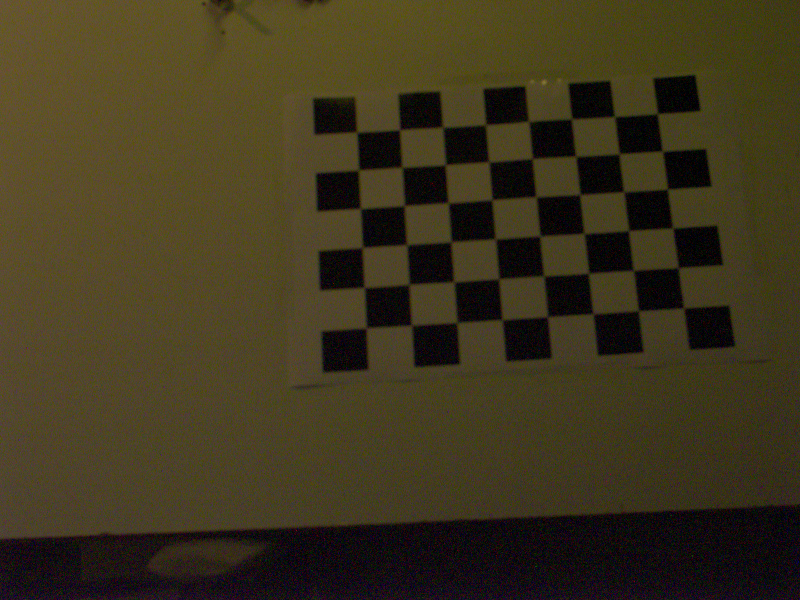
#> input picture demos/calibration/captures_real/visible/25-03-05_10-55-12_813_tcam_1741168512813229056.png, 1600 x 1200 px (shown at 1/2 size); its folder holds only this picture in this run
$ python perform_camera_calibration.py
#> lines starting #> are read from the running program, lines starting #| are printed output that depends on the picture; after the words box and inside, x2 and y2 are one past the last pixel; in counts of white or black regions, pixels touching at a corner belong together
#!/usr/bin/env python
# encoding: utf-8
"""
// Example program using OpenCV library
//      python >3.7 - OpenCV 4.5
// @file	e8.py
// @author Luis M. Jimenez
   Modified: Arturo Gil, January 2024
// @date 2022, 2023
//
// @brief Course: Computer Vision (1782)
// Dept. of Systems Engineering and Automation
// Automation, Robotics and Computer Vision Lab (ARVC)
// http://arvc.umh.es
// University Miguel Hernandez
//
// @note Description:
//	- This example captures images from a camera, shows them in a window and...
//  - Enables a handler for mouse events
//  - Saves window image on leftmouse+Shift click
//  - Saves window image on Space bar or F5 keystroke
//  - Calibrate camera
//  - Save calibration data to JSON
//
"""
# Import libraries
import cv2 as cv
import numpy as np
import os
import json

NO_DISTORTION = False
# Calibrate camera with stored image files (calibration pattern)
# Calibration pattern inner corners (cols Y-axis, rows X-axis)
patternSize = (6, 8)
# CAUTION: this is not the standard size. Please, bear in mind that the pattern may be resized when included in Coppelia
squareSize = 40.0       # square pattern side in mm

# 3D object points coordinates (x,y,z)
objp3D = np.zeros((patternSize[1], patternSize[0], 3), np.float32)
for x in range(patternSize[1]):
    for y in range(patternSize[0]):
        objp3D[x, y] = (x*squareSize, y*squareSize, 0)

objp3D = objp3D.reshape(-1, 3)   #  transform in a  row vector of (x,y,z) tuples

objpoints = []      # 3D point in real world space
imgpoints = []      # 2D points in image plane
num_patterns = 0    # number of detected patterns. We need at lest 3

# reading directory files
prefix = '25-03-05_'
directory = './captures_real/visible/'
valid_extension = ('jpg', 'jpeg', 'png', 'tiff', 'tif', 'bmp', 'pgm')
directoryList = sorted(os.listdir(directory))
n_images = len(directoryList)
i = 0
for file in directoryList:
    # Filter non image files
    if not file.startswith(prefix) or not file.endswith(valid_extension):
        continue

    print(f"Processing image file: {directory + file}")
    print("File", i, "out of", n_images)
    i += 1
    image = cv.imread(directory + file)
#> image is the input picture: shape (1200, 1600, 3); mean B, G, R 29.6, 53.6, 61.8
    gray_image = cv.cvtColor(image, cv.COLOR_BGR2GRAY)  # transforms to gray level
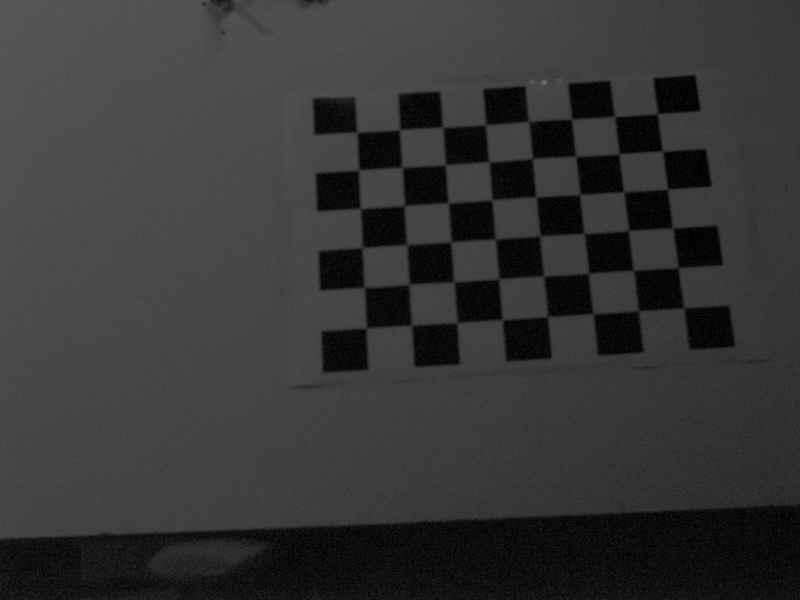
#> gray_image: shape (1200, 1600) (shown at 1/2 size); min 0, max 115, mean 53.3

    cv.imshow('tt', gray_image)
    # cv.waitKey(0)

    # Calibration pattern inner corners (cols Y-axis, rows X-axis)
    patternWasFound, corners = cv.findChessboardCorners(gray_image, patternSize)
#> patternWasFound = True; corners = 48 rows, first 8: [1316, 228.5], [1325, 303.5], [1335.6, 378.1], [1346.5, 456], [1356.8, 535.3], [1368.5, 616.5], [1231, 232], [1237.5, 306.5]

    if patternWasFound:
        num_patterns += 1
        # Iterative algorithm termination criteria
        termCriteria = (cv.TERM_CRITERIA_EPS + cv.TERM_CRITERIA_MAX_ITER, 30, 0.001)
        corners = cv.cornerSubPix(gray_image, corners, winSize=(11, 11), zeroZone=(-1, -1), criteria=termCriteria)
#> corners = 48 rows, first 8: [1315.4, 228.1], [1325.4, 302.6], [1335.3, 378.4], [1345.8, 456.4], [1356.6, 535.9], [1367.8, 616], [1229.3, 233.4], [1239.4, 307.9]

        # add points to image/3Dobjet lists
        objpoints.append(objp3D)
        imgpoints.append(corners)

        # Draw and display the corners
        cv.drawChessboardCorners(image, patternSize, corners, patternWasFound)
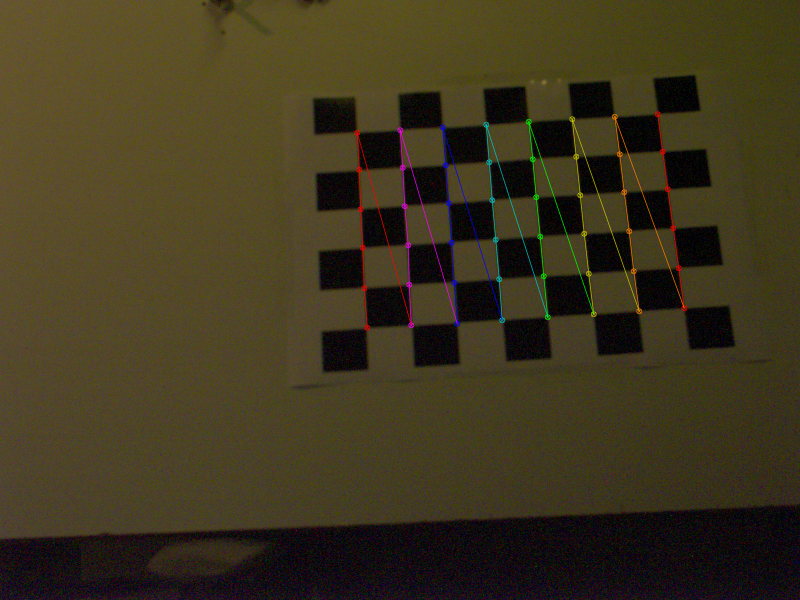
#> image: shape (1200, 1600, 3) (shown at 1/2 size); 1.12% of pixels changed, all inside (x1, y1, x2, y2) = (708, 222, 1375, 662)

        cv.imshow('WINDOW_CAMERA', image)     # Display the resulting frame
        # key = cv.waitKey(1000)              # update image and wait 1 second
        key = cv.waitKey(10)  # update image and wait 1 second
#> (key Esc is pressed here)

# end for file in  os.listdir("."):

if num_patterns >= 3:
    print("")# imageSize:  (cols, rows)
    termCriteria = (cv.TERM_CRITERIA_EPS + cv.TERM_CRITERIA_MAX_ITER, 30, 0.001)
    cameraMatrix = np.array([])
    if NO_DISTORTION:
        distCoeffs = np.array([0.0, 0.0, 0.0, 0.0, 0.0])
        flags = cv.CALIB_FIX_K1+cv.CALIB_FIX_K2 + \
            cv.CALIB_FIX_K3 + cv.CALIB_FIX_K4 + \
            cv.CALIB_FIX_K5 + cv.CALIB_FIX_K6
        rms, cameraMatrix, distCoeffs, rvecs, tvecs = cv.calibrateCamera(objpoints, imgpoints,
                                                                     imageSize=gray_image.shape[::-1],
                                                                     cameraMatrix=None,
                                                                     distCoeffs=distCoeffs,
                                                                     flags= flags,
                                                                     criteria=termCriteria)
    else:
        rms, cameraMatrix, distCoeffs, rvecs, tvecs = cv.calibrateCamera(objpoints, imgpoints,
                                                                        imageSize=gray_image.shape[::-1],
                                                                        cameraMatrix=None,
                                                                        distCoeffs=None,
                                                                        flags=0,
                                                                        criteria=termCriteria)
    print(f"RMS reprojection error: {rms}")

    # store calibration data in a JSON file
    with open('camera_calib.json', 'w') as file:
        json.dump({'camera_matrix': cameraMatrix.tolist(),
                   'distortion_coefficients': distCoeffs.tolist()}, file)

    # Reading calibration data from file
    try:
        with open('camera_calib.json') as file:
            data = json.load(file)

        camera_matrix = np.array(data['camera_matrix'])
        distortion_coefficients = np.array(data['distortion_coefficients'])

        print('Camera matrix:', camera_matrix)
        print('distortion_coefficients:', distortion_coefficients)

    except:
        print("File not valid")

$ run again, on demos/calibration/captures_real/visible/25-03-05_10-55-16_313_tcam_1741168516313312512.png
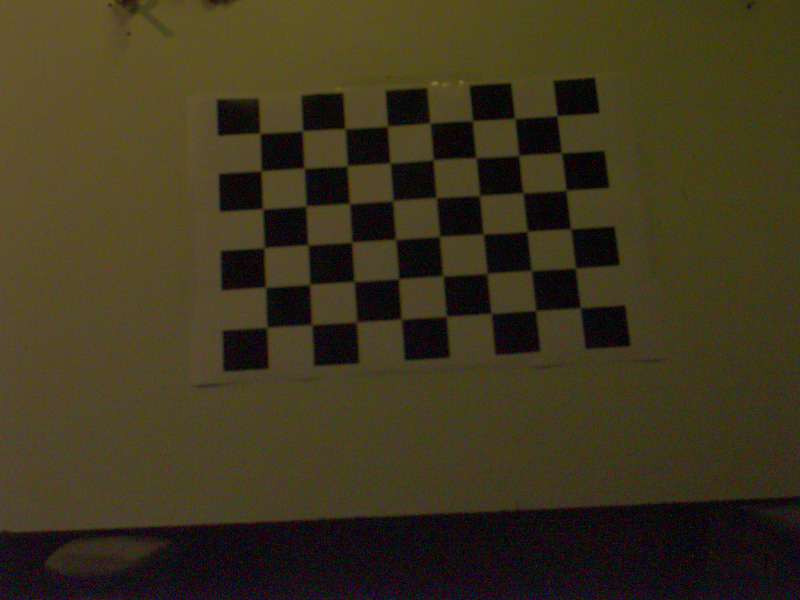
#> input picture demos/calibration/captures_real/visible/25-03-05_10-55-16_313_tcam_1741168516313312512.png, 1600 x 1200 px (shown at 1/2 size)
#> image is the input picture: shape (1200, 1600, 3); mean B, G, R 29.2, 52.9, 60.8
#> `gray_image = cv.cvtColor(image, cv.COLOR_BGR2GRAY)`:
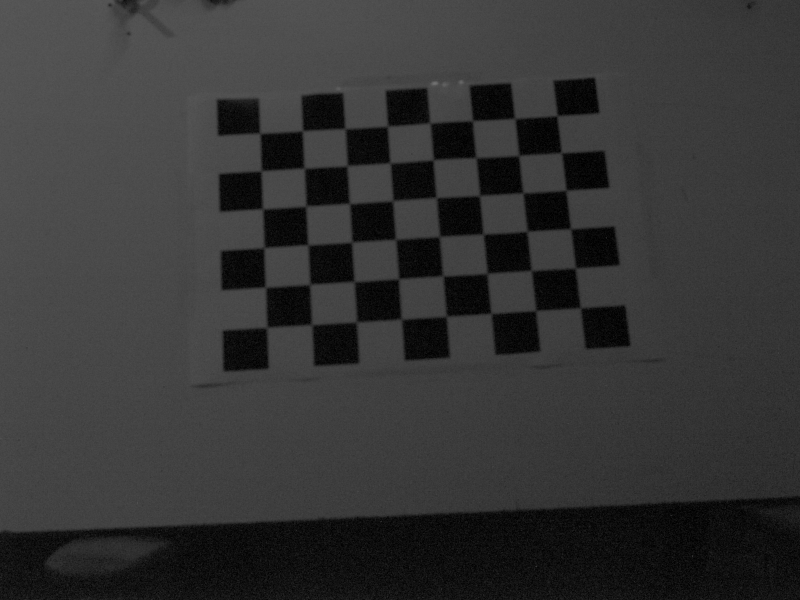
#> gray_image: shape (1200, 1600) (shown at 1/2 size); min 0, max 114, mean 52.5
#> `patternWasFound, corners = cv.findChessboardCorners(gray_image, patter..`: patternWasFound = True; corners = 48 rows, first 8: [1113.5, 233.4], [1123, 306.5], [1133, 381.5], [1141.8, 460.4], [1152.8, 534.9], [1158.9, 613.5], [1029.5, 237.5], [1038, 311.5]
#> `corners = cv.cornerSubPix(gray_image, corners, winSize=(11, 11), zeroZ..`: corners = 48 rows, first 8: [1114.3, 231.8], [1122.6, 305.7], [1132.1, 381.2], [1142.1, 458.6], [1151.1, 536.4], [1161.1, 616.7], [1030.5, 238.1], [1038.4, 311.5]
#> `cv.drawChessboardCorners(image, patternSize, corners, patternWasFound)`:
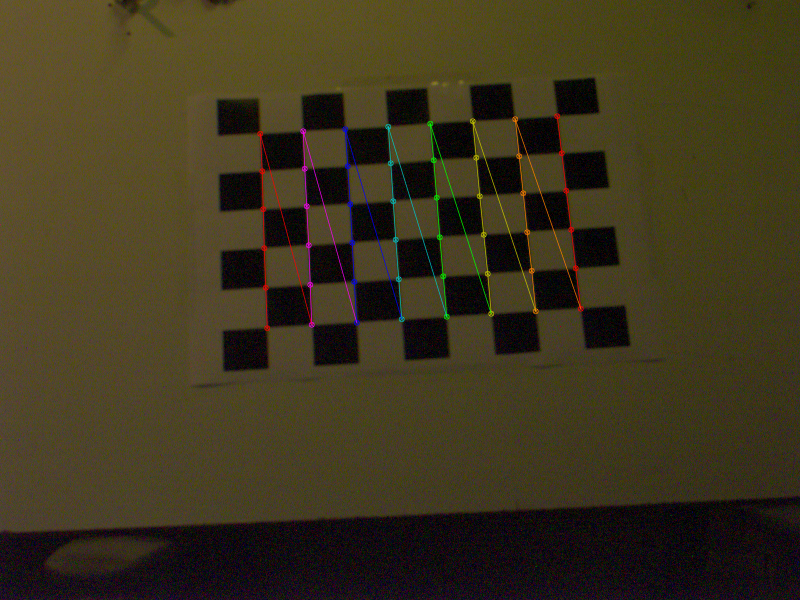
#> image: shape (1200, 1600, 3) (shown at 1/2 size); 1.11% of pixels changed, all inside (x1, y1, x2, y2) = (514, 226, 1168, 663)
